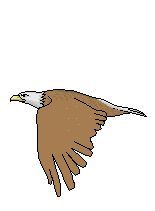
#> input picture eagle_animated.gif, 155 x 211 px
$ python Convert_orel.py
#> lines starting #> are read from the running program, lines starting #| are printed output that depends on the picture
from PIL import Image, ImageSequence

im = Image.open('eagle_animated.gif')
#> im is the input picture: PIL image 155x211 P; mean R, G, B, A 235.9, 230.4, 224.1, 44.4

index = 1
for frame in ImageSequence.Iterator(im):
    frame.save("eagle%d.gif" % index)
    index += 1
#> this loop made 21 passes
#> pass 2, `frame.save("eagle%d.gif" % index)`:
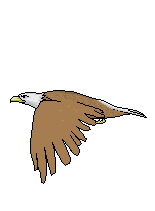
#> saved as eagle2.gif: PIL image 155x211 RGBA; mean R, G, B, A 238, 233.5, 228.2, 38.1; transparent parts drawn white
#> after the loop, index = 22
